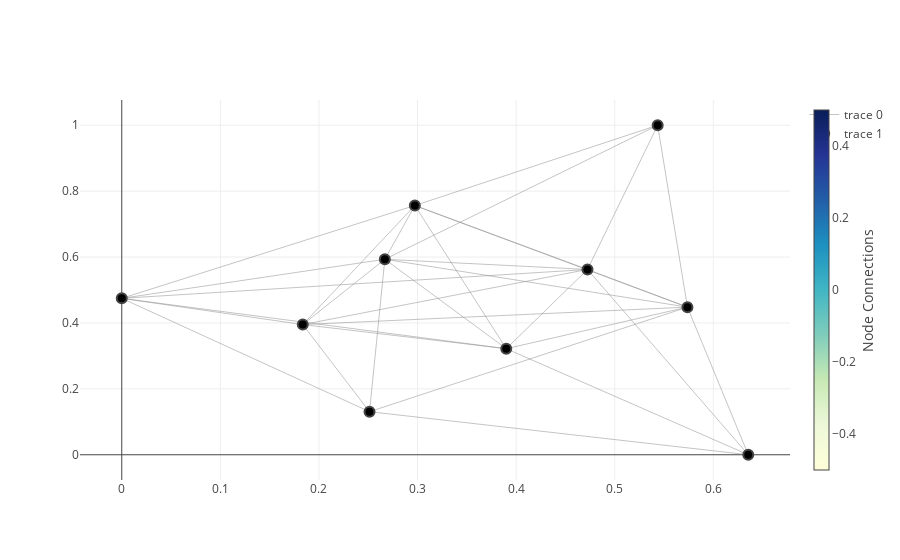

Notebook code for this chart:
### Code cell
fig = go.Figure(data=go.Data([edge_trace, node_trace]))
plotly.offline.iplot(fig)

### Figure 1 — Plotly figure (JSON) as saved in the notebook; plotly's stock layout.template omitted (floating-point values rounded to 4 significant figures)
{"data": [{"hoverinfo": "none", "line": {"color": "#888", "width": 0.5}, "mode": "lines", "type": "scatter", "x": [0.2513, 0.5737, null, 0.2513, 0.6354, null, 0.2513, 0.2668, null, 0.2513, 0.1836, null, 0.2513, 0, null, 0.4723, 0.6354, null, 0.4723, 0.5737, null, 0.4723, 0.2973, null, 0.4723, 0.5435, null, 0.4723, 0.2668, null, 0.4723, 0.39, null, 0.4723, 0.1836, null, 0.4723, 0, null, 0.2973, 0.5737, null, 0.2973, 0.2668, null, 0.2973, 0.1836, null, 0.2973, 0.5435, null, 0.2973, 0, null, 0.2973, 0.39, null, 0.5435, 0.5737, null, 0.5435, 0.2668, null, 0.2668, 0.5737, null, 0.2668, 0.1836, null, 0.2668, 0, null, 0.2668, 0.39, null, 0, 0.1836, null, 0, 0.39, null, 0.1836, 0.5737, null, 0.1836, 0.39, null, 0.6354, 0.5737, null, 0.6354, 0.39, null, 0.5737, 0.39, null], "y": [0.1307, 0.448, null, 0.1307, 0, null, 0.1307, 0.5932, null, 0.1307, 0.3951, null, 0.1307, 0.4747, null, 0.5623, 0, null, 0.5623, 0.448, null, 0.5623, 0.7565, null, 0.5623, 1, null, 0.5623, 0.5932, null, 0.5623, 0.3219, null, 0.5623, 0.3951, null, 0.5623, 0.4747, null, 0.7565, 0.448, null, 0.7565, 0.5932, null, 0.7565, 0.3951, null, 0.7565, 1, null, 0.7565, 0.4747, null, 0.7565, 0.3219, null, 1, 0.448, null, 1, 0.5932, null, 0.5932, 0.448, null, 0.5932, 0.3951, null, 0.5932, 0.4747, null, 0.5932, 0.3219, null, 0.4747, 0.3951, null, 0.4747, 0.3219, null, 0.3951, 0.448, null, 0.3951, 0.3219, null, 0, 0.448, null, 0, 0.3219, null, 0.448, 0.3219, null]}, {"hoverinfo": "text", "marker": {"color": [], "colorbar": {"thickness": 15, "title": "Node Connections", "titleside": "right", "xanchor": "left"}, "colorscale": "YIGnBu", "line": {"width": 2}, "reversescale": true, "showscale": true, "size": 10}, "mode": "markers", "text": [], "type": "scatter", "x": [0.2513, 0.4723, 0.2973, 0.5435, 0.2668, 0, 0.1836, 0.6354, 0.5737, 0.39], "y": [0.1307, 0.5623, 0.7565, 1, 0.5932, 0.4747, 0.3951, 0, 0.448, 0.3219]}], "layout": {}}
